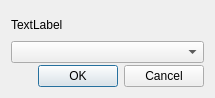
<?xml version="1.0" encoding="UTF-8"?>
<ui version="4.0">
 <class>ItemSelectionDialog</class>
 <widget class="QDialog" name="ItemSelectionDialog">
  <property name="geometry">
   <rect>
    <x>0</x>
    <y>0</y>
    <width>215</width>
    <height>98</height>
   </rect>
  </property>
  <property name="windowTitle">
   <string>Dialog</string>
  </property>
  <layout class="QVBoxLayout" name="verticalLayout">
   <property name="spacing">
    <number>2</number>
   </property>
   <item>
    <widget class="QLabel" name="label">
     <property name="text">
      <string>TextLabel</string>
     </property>
    </widget>
   </item>
   <item>
    <widget class="QComboBox" name="comboBox"/>
   </item>
   <item>
    <widget class="QDialogButtonBox" name="buttonBox">
     <property name="orientation">
      <enum>Qt::Orientation::Horizontal</enum>
     </property>
     <property name="standardButtons">
      <set>QDialogButtonBox::StandardButton::Cancel|QDialogButtonBox::StandardButton::Ok</set>
     </property>
    </widget>
   </item>
  </layout>
 </widget>
 <resources/>
 <connections>
  <connection>
   <sender>buttonBox</sender>
   <signal>accepted()</signal>
   <receiver>ItemSelectionDialog</receiver>
   <slot>accept()</slot>
   <hints>
    <hint type="sourcelabel">
     <x>248</x>
     <y>254</y>
    </hint>
    <hint type="destinationlabel">
     <x>157</x>
     <y>274</y>
    </hint>
   </hints>
  </connection>
  <connection>
   <sender>buttonBox</sender>
   <signal>rejected()</signal>
   <receiver>ItemSelectionDialog</receiver>
   <slot>reject()</slot>
   <hints>
    <hint type="sourcelabel">
     <x>316</x>
     <y>260</y>
    </hint>
    <hint type="destinationlabel">
     <x>286</x>
     <y>274</y>
    </hint>
   </hints>
  </connection>
 </connections>
</ui>
